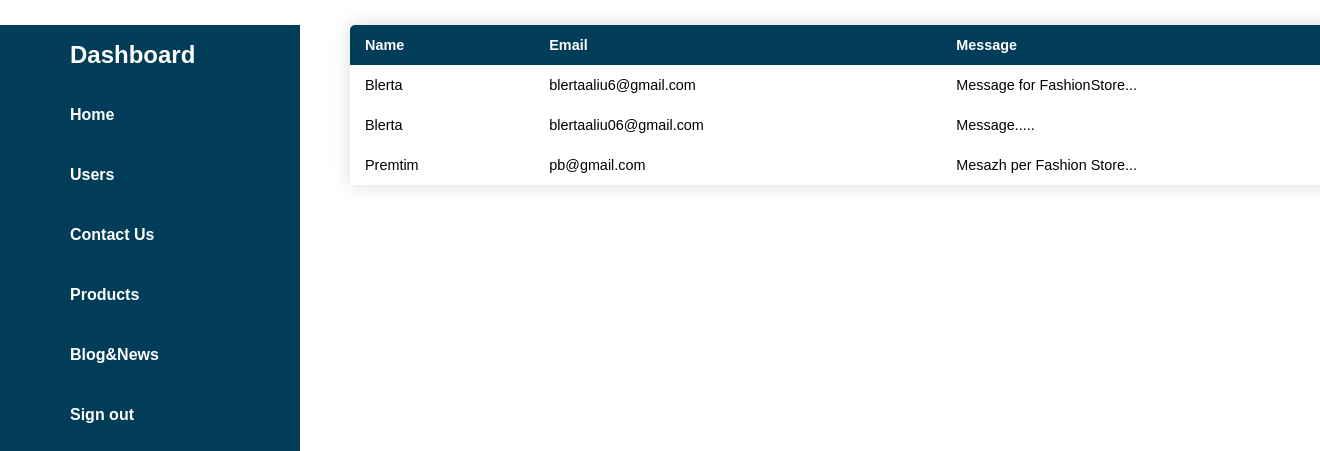
The app's page /views/contacts.php (signed in) with its own data.
### tables this page shows
CREATE TABLE `contact_us` (
  `ID` int(11) NOT NULL,
  `name` varchar(255) NOT NULL,
  `email` varchar(255) NOT NULL,
  `message` varchar(255) NOT NULL
);

### controllers/databaseConfig.php (called while the page is built, shortened)
<?php
class DatabasePDOConfiguration
{
    private $connection;
    private $host = "localhost";
    private $username = "root";
    private $dbName = "projekti";
    private $password = "";
    protected function getConnection()
    {
        return $this->connection;
    }
    private function createConnection()
    {
        $this->connection = new PDO("mysql:host=$this->host;dbname=$this->dbName", $this->username, $this->password);
        $this->connection->setAttribute(PDO::ATTR_ERRMODE, PDO::ERRMODE_EXCEPTION);
    }
}

### controllers/ContactUsMapper.php (called while the page is built, shortened)
<?php
require_once 'databaseConfig.php';
class ContactUsMapper extends DatabasePDOConfiguration{
    private $conn;
    public function __construct(){
        $this->conn = $this->getConnection();
    }
    public function getAllMessages(){
        $this->query = "select * from Contact_us";
        $statement = $this->conn->prepare($this->query);
        $statement->execute();
        $result = $statement->fetchAll(PDO::FETCH_ASSOC);
        return $result;
    }
}
?>

### views/contacts.php (the view, shortened to what this page needs)
<?php
    require_once '../controllers/ContactUsMapper.php';
    include_once '../includes/dashboard.php';
?>
        <div class="dashboard">
            <table class="content-table">
                <thead>
                    <tr>
                        <th>Name</th>
                        <th>Email</th>
                        <th>Message</th>
                    </tr>
                </thead>
                <tbody>
                    <?php
                    $p = new ContactUsMapper;
                    $allMessages = $p -> getAllMessages();
                    foreach($allMessages as $messages): ?>
                    <tr>
                        <td><?php echo $messages['name'];?></td>
                        <td><?php echo $messages['email'];?></td>
                        <td><?php echo $messages['message']; ?></td>
                    </tr>
                    <?php endforeach; ?>
                </tbody>
            </table>
        </div>

### css/newDashboard.css (style rules this page uses)
* { margin: 0; padding: 0; box-sizing: border-box; font-family: Verdana, Geneva, Tahoma, sans-serif; }

### views/contacts.php (style rules this page uses)
* { margin: 0; padding: 0; box-sizing: border-box; font-family: 'Franklin Gothic Medium', 'Arial Narrow', Arial, sans-serif; }
.content-table { border-collapse: collapse; margin-top: 25px ; font-size: 0.9em; width: 80%; border-radius: 5px 5px 0 0; overflow: hidden; box-shadow: 0 0 20px rgba(0, 0, 0, 0.15); margin-left:20px; margin-left:350px; }
.content-table thead tr { background-color:#013c58; color: #ffffff; text-align: left; font-weight: bold; }
.content-table th, .content-table td { padding: 12px 15px; }

### records on screen
contact_us: name "Blerta", email "blertaaliu6@gmail.com", message "Message for FashionStore..."
contact_us: name "Blerta", email "blertaaliu06@gmail.com", message "Message....."
contact_us: name "Premtim", email "pb@gmail.com", message "Mesazh per Fashion Store..."
